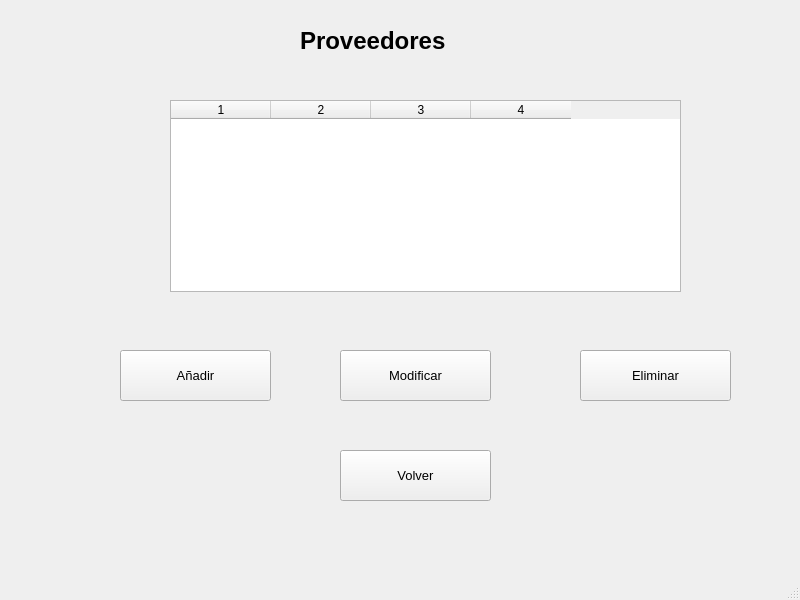
<?xml version="1.0" encoding="UTF-8"?>
<ui version="4.0">
 <class>MainWindow</class>
 <widget class="QMainWindow" name="MainWindow">
  <property name="geometry">
   <rect>
    <x>0</x>
    <y>0</y>
    <width>800</width>
    <height>600</height>
   </rect>
  </property>
  <property name="windowTitle">
   <string>MainWindow</string>
  </property>
  <widget class="QWidget" name="centralwidget">
   <widget class="QLabel" name="lblTitulo">
    <property name="geometry">
     <rect>
      <x>300</x>
      <y>-10</y>
      <width>261</width>
      <height>101</height>
     </rect>
    </property>
    <property name="font">
     <font>
      <family>Segoe UI</family>
      <pointsize>18</pointsize>
      <weight>75</weight>
      <bold>true</bold>
     </font>
    </property>
    <property name="text">
     <string>Proveedores</string>
    </property>
   </widget>
   <widget class="QPushButton" name="btnAnadirProveedor">
    <property name="geometry">
     <rect>
      <x>120</x>
      <y>350</y>
      <width>151</width>
      <height>51</height>
     </rect>
    </property>
    <property name="font">
     <font>
      <family>Segoe UI</family>
      <pointsize>10</pointsize>
     </font>
    </property>
    <property name="text">
     <string>Añadir</string>
    </property>
   </widget>
   <widget class="QPushButton" name="btnModificarProveedor">
    <property name="geometry">
     <rect>
      <x>340</x>
      <y>350</y>
      <width>151</width>
      <height>51</height>
     </rect>
    </property>
    <property name="font">
     <font>
      <family>Segoe UI</family>
      <pointsize>10</pointsize>
     </font>
    </property>
    <property name="text">
     <string>Modificar</string>
    </property>
   </widget>
   <widget class="QPushButton" name="btnEliminarProveedor">
    <property name="geometry">
     <rect>
      <x>580</x>
      <y>350</y>
      <width>151</width>
      <height>51</height>
     </rect>
    </property>
    <property name="font">
     <font>
      <family>Segoe UI</family>
      <pointsize>10</pointsize>
     </font>
    </property>
    <property name="text">
     <string>Eliminar</string>
    </property>
   </widget>
   <widget class="QPushButton" name="btnVolver">
    <property name="geometry">
     <rect>
      <x>340</x>
      <y>450</y>
      <width>151</width>
      <height>51</height>
     </rect>
    </property>
    <property name="font">
     <font>
      <family>Segoe UI</family>
      <pointsize>10</pointsize>
     </font>
    </property>
    <property name="text">
     <string>Volver</string>
    </property>
   </widget>
   <widget class="QTableWidget" name="tablaProveedores">
    <property name="geometry">
     <rect>
      <x>170</x>
      <y>100</y>
      <width>511</width>
      <height>192</height>
     </rect>
    </property>
    <property name="columnCount">
     <number>4</number>
    </property>
    <column/>
    <column/>
    <column/>
    <column/>
   </widget>
  </widget>
  <widget class="QMenuBar" name="menubar">
   <property name="geometry">
    <rect>
     <x>0</x>
     <y>0</y>
     <width>800</width>
     <height>26</height>
    </rect>
   </property>
  </widget>
  <widget class="QStatusBar" name="statusbar"/>
 </widget>
 <resources/>
 <connections/>
</ui>
